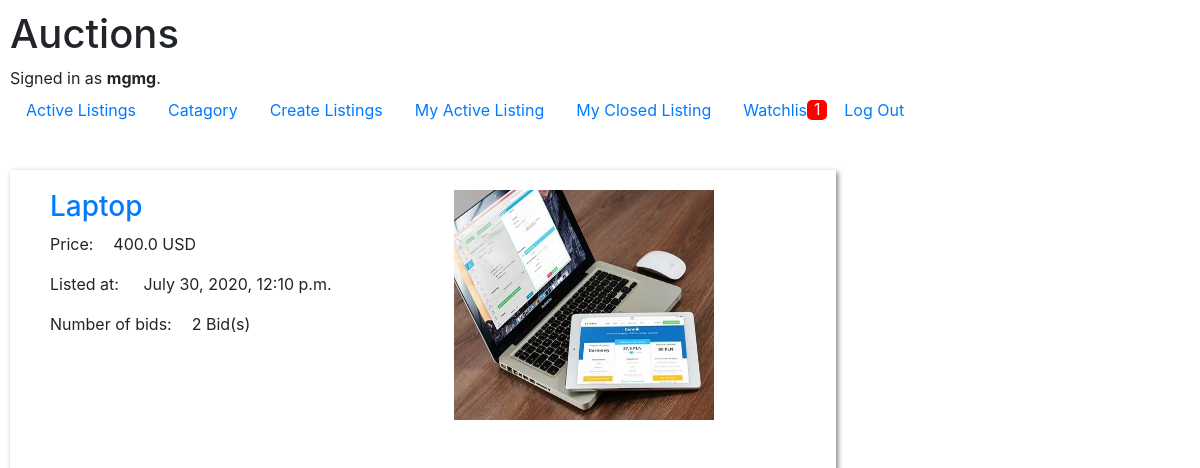
/my_active_or_close/active (signed in), run on the app's committed database.
### auctions/models.py (models this page shows, shortened)
class User(AbstractUser):
    pass

class Watchlist(models.Model):
    user = models.ForeignKey(settings.AUTH_USER_MODEL, on_delete=models.CASCADE, related_name='user_watchlists')
    watchlist_item = models.ForeignKey(Listing, on_delete=models.CASCADE, related_name='watchlisted')

class Listing(models.Model):
    list_user = models.ForeignKey(settings.AUTH_USER_MODEL, on_delete=models.CASCADE, related_name='user_lists')
    item_name = models.CharField(max_length=255)
    item_price = models.FloatField(null=False)
    item_catagory = models.ForeignKey(Catagory, on_delete=models.CASCADE, related_name='items')
    item_description = models.TextField(blank=False, null=False, default=None)
    date_placed = models.DateTimeField(auto_now_add=True)
    item_image = models.ImageField(blank=True, null=True,upload_to='images')
    is_active = models.BooleanField(default=True)
    def __str__(self):
        return f"""Item: {self.item_name},
Price: {self.item_price} USD,
Placed at {self.date_placed}"""

class Bid(models.Model):
    bid_user = models.ForeignKey(settings.AUTH_USER_MODEL, on_delete=models.CASCADE, related_name='user_bids')
    bid_item = models.ForeignKey(Listing, on_delete=models.CASCADE, related_name='item_bids')
    bid_price = models.FloatField(null=False)
    bid_datetime = models.DateTimeField(auto_now_add=True)

### auctions/views.py (the view)
# urls.py: path("my_active_or_close/<str:status>", views.my_active_or_close, name="my_active_or_close")
@login_required
def my_active_or_close(request, status):
    if status == "active":
        user_lists = request.user.user_lists.filter(is_active=True)
    else:
        user_lists = request.user.user_lists.filter(is_active=False)
    print(user_lists)
    return render(request, "auctions/my_listing.html", {
        "user_lists": user_lists
    })

### auctions/templates/auctions/my_listing.html (shortened to what this page needs)
{% extends "auctions/layout.html" %}
{% block body %}
{% for active_listing in user_lists %}
      <div class="listing_post">
        <div class="post_data">
          <h3><a href="{% url 'listing' active_listing.id %}">{{active_listing.item_name }}</a></h3>
          <p><span class="data">Price:</span>{{ active_listing.item_price }} USD</p>
          <p><span class="data">Listed at:</span> {{ active_listing.date_placed }}</p>
          <p><span class="data">Number of bids:</span>{{ active_listing.item_bids.all|length }} Bid(s)</p>
        </div>
        <div class="post_image">
          <figure>
            <img src="{{ active_listing.item_image.url }}" alt="{{ active_listing.item_name }}" class="item_image">
          </figure>
        </div>
      </div>
      {% empty %}
      <h4>No Listing!</h4>
{% endfor %}
{% endblock %}

### auctions/templates/auctions/layout.html (shortened to what this page needs)
{% load static %}
<!DOCTYPE html>
<html lang="en">
    <head>
        <link rel="stylesheet" href="https://stackpath.bootstrapcdn.com/bootstrap/4.4.1/css/bootstrap.min.css">
        <link href="{% static 'auctions/styles.css' %}" rel="stylesheet">
    </head>
    <body>
        <h1>Auctions</h1>
        <div>
            {% if user.is_authenticated %}
                Signed in as <strong>{{ user.username }}</strong>.
            {% else %}
                Not signed in.
            {% endif %}
        </div>
        <ul class="nav">
            <li class="nav-item">
                <a class="nav-link" href="{% url 'index' %}">Active Listings</a>
            </li>
            <li class="nav-item">
                <a class="nav-link" href="{% url 'catagory' %}">Catagory</a>
            </li>
            {% if user.is_authenticated %}
                <li class="nav-item">
                    <a class="nav-link" href="{% url 'create_listing' %}">Create Listings</a>
                </li>
                <li class="nav-item">
                    <a class="nav-link" href="{% url 'my_active_or_close' 'active' %}">My Active Listing</a>
                </li>
                <li class="nav-item">
                    <a class="nav-link" href="{% url 'my_active_or_close' 'close' %}">My Closed Listing</a>
                </li>
                <li class="nav-item">
                    <a class="nav-link" href="{% url 'my_watchlist' %}">Watchlist</a><div class="watchlist_count"><span class="counter">{{ request.user.user_watchlists.all|length }}</span></div>
                </li>
                <li class="nav-item">
                    <a class="nav-link" href="{% url 'logout' %}">Log Out</a>
                </li>
            {% endif %}
        </ul>
        {% block body %}
        {% endblock %}
    </body>
</html>

### auctions/static/auctions/styles.css (style rules this page uses)
body { padding: 10px; }
.listing_post { padding: 20px; width: 70%; display: grid; grid-template-columns: auto auto; box-shadow: 2px 2px 5px gray; }
.item_image { padding: 0px 20px 20px 20px; width: 300px; height: 250px; display: inline-block; top: 20px; }
.post_data { padding: 0px 20px 0px 20px; display: inline-block; text-align: left; }
.post_image { display: inline-block; }
.data { padding-right: 20px; }
.watchlist_count { display: inline-block; background-color: #ff0000; border-radius: 25%; color: #ffffff; width: 20px; height: 20px; position: relative; left: 80px; bottom: 30px; text-align: center; margin: 0; }
.counter { display: inline-block; position: relative; bottom: 3px; }

### data on the page
User: username "mgmg", user.user_watchlists.all|length "1"
Listing: item_name "Laptop", item_price "400.0", date_placed "July 30, 2020, 12:10 p.m.", item_bids.all|length "2", item_image (picture)
